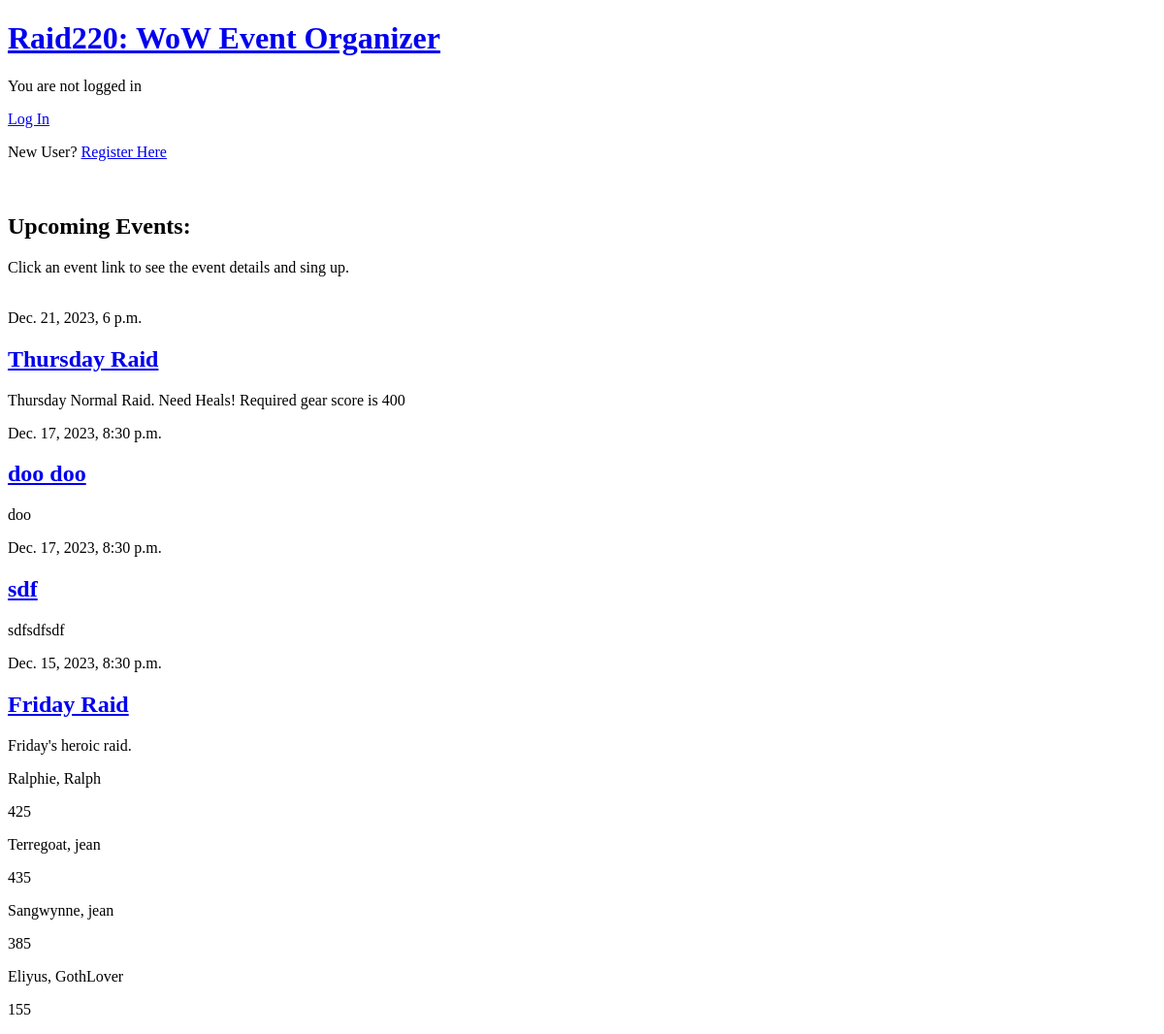
/eventapp/, run on an earlier commit of the app's database.
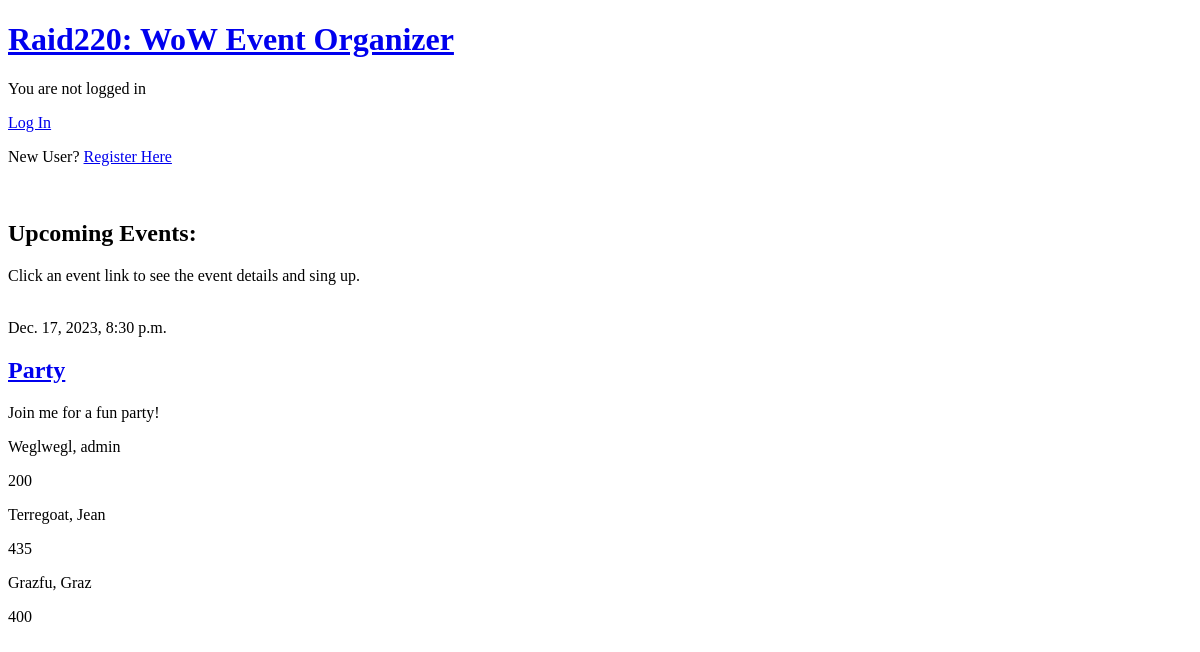
And on a later commit of the database.
### eventapp/models.py (models this page shows, shortened)
class EventPost(models.Model):
    author = models.ForeignKey(settings.AUTH_USER_MODEL, on_delete=models.CASCADE)
    title = models.CharField(max_length=200)
    event_type = models.CharField(max_length=200)
    text = models.TextField()
    created_date = models.DateTimeField(default=timezone.now)
    event_date = models.DateTimeField(blank=True, null=True)
    min_participants = models.IntegerField(default=0, null=True)
    max_participants = models.IntegerField(default=0, null=True)
    participants = models.ManyToManyField(Toon)

class Toon(models.Model):
    regions = (
        ("americas", "Americas"),
        ("europe", "Europe"),
        ("korea", "Korea"),
        ("taiwan", "Taiwan"),
    )
    roles = (
        ("tank", "Tank"),
        ("heal", "Heal"),
        ("damage", "Damage"),
        ("hybrid", "Hybrid"),
        ("none", "None"),
    )
    wow_classes = (
        ("death_knight", "Death Knight"),
        ("demon_hunter", "Demon Hunter"),
        ("druid", "Druid"),
        ("evoker", "Evoker"),
        ("hunter", "Hunter"),
        ("mage", "Mage"),
        ("monk", "Monk"),
        ("paladin", "Paladin"),
        ("priest", "Priest"),
        ("rogue", "Rogue"),
        ("shaman", "Shaman"),
        ("warlock", "Warlock"),
        ("warrior", "Warrior"),
    )
    player_name = models.ForeignKey(settings.AUTH_USER_MODEL, on_delete=models.CASCADE) # the human player
    name = models.CharField(max_length=12)  # Character name
    realm = models.CharField(max_length=30) # WoW realm character is on
    realm_region = models.CharField(max_length=10, choices=regions, default="americas") # realm region from regions above
    level = models.IntegerField(default=70) # max level currently 70
    tclass = models.CharField(max_length=30, choices=wow_classes, default="death_knight") # Character class
    primary_role = models.CharField(max_length=10, choices=roles, default="damage") # from roles above
    secondary_role = models.CharField(max_length=10, choices=roles, null=True)      # ""   ""
    gear_score = models.IntegerField(default=0) # should be pulled from raider.io api (not implemented) currently manually entered

### eventapp/views.py (the view)
# urls.py: path("", views.index, name="index"),
def index(request):
    print(f'views.py index')
    latest_events = EventPost.objects.order_by("-event_date")[:5]
    toons = Toon.objects.all()
    context = {
        "latest_events": latest_events,
        "toons": toons,
    }
    return render(request, "eventapp/events_list.html", context)

### eventapp/templates/eventapp/events_list.html
{% extends 'eventapp/base.html' %}
{% block content %}
{% if user.is_authenticated %}
    Hi {{ user.username }}
    <p><a href="{% url 'logout' %}">Log Out</a></p>
    <p>Add your <a href="{% url 'toons' %}">Character</a></p>
    <p>Create an <a href="{% url 'event' %}">Event</a></p>
{% else %}
    <p>You are not logged in</p>
    <a href="{% url 'login' %}">Log In</a>
    <p>New User? <a href="{% url 'signup' %}">Register Here</a></p>
{% endif %}
<br>
<h2>Upcoming Events:</h2>
<p>Click an event link to see the event details and sing up.</p>
<br>
    {% for event in latest_events %}
        <article class="event">
            <time class="date">
                {{ event.event_date }}
            </time>
            <h2><a href="{% url 'detail' pk=event.pk %}">{{ event.title }}</a></h2>
            <p>{{ event.text|linebreaksbr }}</p>
        </article>
    {% endfor %}
    {% for toon in toons %}
        <article class="toon">
            {{ toon.name }}, {{ toon.player_name }}
            <p>{{ toon.gear_score|linebreaksbr }}</p>
        </article>
    {% endfor %}
{% endblock %}

### eventapp/templates/eventapp/base.html (shortened to what this page needs)
{% load static %}
<!DOCTYPE html>
<html>
    <head>
    </head>
    <body>
        <header class="page-header">
          <div class="container">
              <h1><a href="/eventapp/">Raid220: WoW Event Organizer</a></h1>
          </div>
        </header>
        <main class="container">
            <div class="row">
                <div class="col">
                {% block content %}
                {% endblock %}
                </div>
            </div>
        </main>
    </body>
</html>

What changed in the data, as far as the page shows it:
removed EventPost: event_date "Dec. 21, 2023, 6 p.m.", title "Thursday Raid", text "Thursday Normal Raid. Need Heals! Required gear score is 400"
removed EventPost: event_date "Dec. 17, 2023, 8:30 p.m.", title "doo doo", text "doo"
removed EventPost: event_date "Dec. 17, 2023, 8:30 p.m.", title "sdf", text "sdfsdfsdf"
removed EventPost: event_date "Dec. 15, 2023, 8:30 p.m.", title "Friday Raid", text "Friday's heroic raid."
removed Toon: name "Eliyus", player_name "GothLover", gear_score "155"
added EventPost: event_date "Dec. 17, 2023, 8:30 p.m.", title "Party", text "Join me for a fun party!"
changed Toon: name "Ralphie" → "Weglwegl"; player_name "Ralph" → "admin"; gear_score "425" → "200"
changed Toon "Terregoat": player_name "jean" → "Jean"
changed Toon: name "Sangwynne" → "Grazfu"; player_name "jean" → "Graz"; gear_score "385" → "400"
